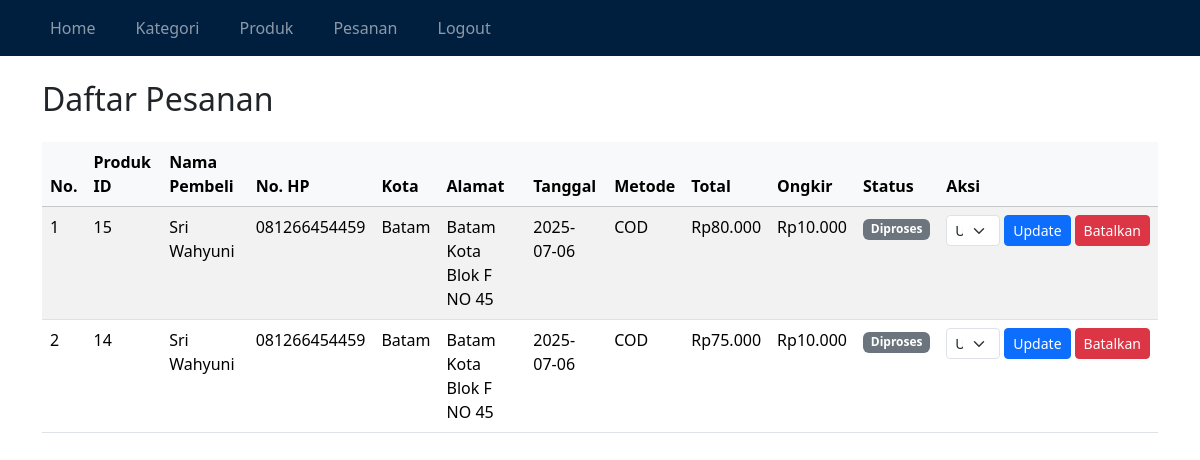
/adminpanel/update_pengiriman.php (signed in), run on the app's committed database.
### tables this page shows
CREATE TABLE `pesanan` (
  `id` int(11) NOT NULL,
  `produk_id` int(11) DEFAULT NULL,
  `nama_pembeli` varchar(100) DEFAULT NULL,
  `alamat` text DEFAULT NULL,
  `no_hp` varchar(20) DEFAULT NULL,
  `jumlah` int(11) DEFAULT NULL,
  `total` int(11) DEFAULT NULL,
  `tanggal_pesan` date DEFAULT NULL,
  `metode_pembayaran` varchar(20) DEFAULT NULL,
  `kota` varchar(100) DEFAULT NULL,
  `ongkir` int(11) DEFAULT NULL,
  `status_pengiriman` enum('Diproses','Dikirim','Sampai') DEFAULT 'Diproses',
  `dibatalkan` tinyint(1) DEFAULT 0
);

### adminpanel/update_pengiriman.php (the view, shortened to what this page needs)
<?php
require "koneksi.php";
$query = mysqli_query($con, "SELECT * FROM pesanan ORDER BY id DESC");
?>
<!DOCTYPE html>
<html lang="id">
<head>
    <link href="https://cdn.jsdelivr.net/npm/bootstrap@5.3.2/dist/css/bootstrap.min.css" rel="stylesheet">
    <link href="https://cdn.jsdelivr.net/npm/bootstrap-icons@1.10.5/font/bootstrap-icons.css" rel="stylesheet">
</head>
<body>
<?php require "navbar.php"; ?>
<div class="container mt-4">
    <h2 class="mb-4">Daftar Pesanan</h2>
    <div class="table-responsive">
        <table class="table table-striped">
            <thead class="table-light">
                <tr>
                    <th>No.</th>
                    <th>Produk ID</th>
                    <th>Nama Pembeli</th>
                    <th>No. HP</th>
                    <th>Kota</th>
                    <th>Alamat</th>
                    <th>Tanggal</th>
                    <th>Metode</th>
                    <th>Total</th>
                    <th>Ongkir</th>
                    <th>Status</th>
                    <th>Aksi</th>
                </tr>
            </thead>
            <tbody>
                <?php $no = 1; ?>
                <?php while ($row = mysqli_fetch_assoc($query)): ?>
                    <tr>
                        <td><?= $no++; ?></td>
                        <td><?= $row['produk_id']; ?></td>
                        <td><?= $row['nama_pembeli']; ?></td>
                        <td><?= $row['no_hp']; ?></td>
                        <td><?= $row['kota']; ?></td>
                        <td><?= $row['alamat']; ?></td>
                        <td><?= $row['tanggal_pesan']; ?></td>
                        <td><?= strtoupper($row['metode_pembayaran']); ?></td>
                        <td>Rp<?= number_format($row['total'], 0, ',', '.'); ?></td>
                        <td>Rp<?= number_format($row['ongkir'], 0, ',', '.'); ?></td>
                        <td>
                            <?php if ($row['dibatalkan']): ?>
                                <span class="badge bg-danger">Dibatalkan</span>
                            <?php else: ?>
                                <span class="badge
                                    <?= $row['status_pengiriman'] == 'Sampai' ? 'bg-success' : ($row['status_pengiriman'] == 'Dikirim' ? 'bg-warning text-dark' : 'bg-secondary'); ?>">
                                    <?= $row['status_pengiriman'] ?? 'Diproses'; ?>
                                </span>
                            <?php endif; ?>
                        </td>
                        <td>
                            <?php if (!$row['dibatalkan'] && $row['status_pengiriman'] != 'Sampai'): ?>
                                <form method="post" class="d-flex gap-1">
                                    <select name="status_pengiriman" class="form-select form-select-sm">
                                        <option selected disabled>Ubah status</option>
                                    </select>
                                    <button type="submit" formaction="update_pengiriman.php" class="btn btn-sm btn-primary">Update</button>
                                    <button type="submit" name="batal_pesanan" class="btn btn-sm btn-danger" onclick="return confirm('Yakin batalkan pesanan ini?')">Batalkan</button>
                                </form>
                            <?php else: ?>
                                <i class="bi bi-check-circle-fill text-muted"></i>
                            <?php endif; ?>
                        </td>
                    </tr>
                <?php endwhile; ?>
            </tbody>
        </table>
    </div>
</div>
</body>
</html>

### data on the page
pesanan: produk "15", nama_pembeli "Sri Wahyuni", no_hp "081266454459", kota "Batam", alamat "Batam Kota Blok F NO 45", tanggal_pesan "2025-07-06", metode_pembayaran "COD", total "80.000", ongkir "10.000", status_pengiriman "Diproses"
pesanan: produk "14", nama_pembeli "Sri Wahyuni", no_hp "081266454459", kota "Batam", alamat "Batam Kota Blok F NO 45", tanggal_pesan "2025-07-06", metode_pembayaran "COD", total "75.000", ongkir "10.000", status_pengiriman "Diproses"
